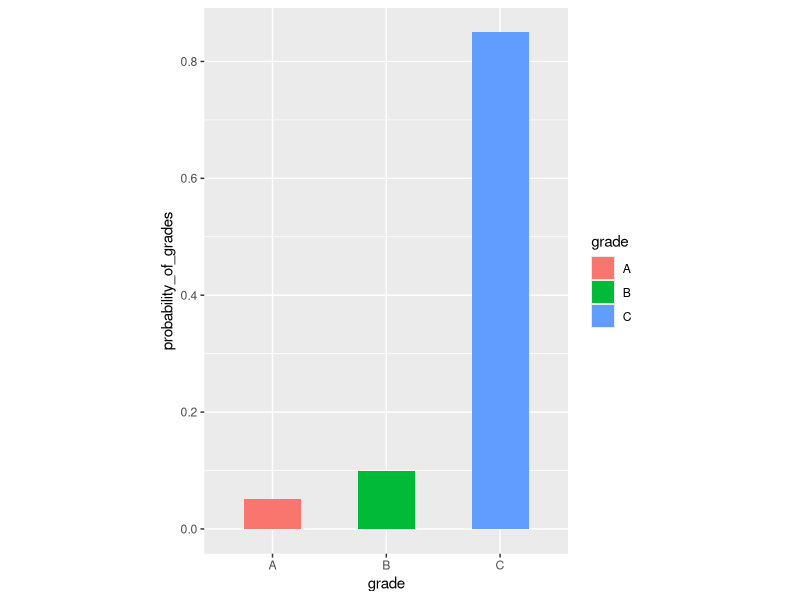

The R source for this figure:
library(dplyr)
library(ggplot2)
Product_grade <- data.frame(grade=c('A','B','C'), return_lag_pattern=c(0,0,0))
Description <- c("Good Quality Product","Defective Product","End-of-life Product")
Reason <- c("Exchange with an upgrade model","Exchange with a replacement product","Receive return incentives")
Product_grade <- Product_grade %>% mutate(Description_of_product = Description, Reason_of_return = Reason)
## Monte Carlo Simulation for Multinomial Distribution 
my_prob <- c(0.05,0.1,0.85)
B <- 1000
random_grade <- function(){
  grade <- sample(c('a','b','c'), size = 24, prob=my_prob, replace = TRUE)
  return(grade)
}
sims_quality <- replicate(B, random_grade())
## Barchart
probability_of_grades <- as.data.frame(table(sims_quality)/(ncol(sims_quality)*nrow(sims_quality)))
Product_grade <- Product_grade %>% 
  mutate(probability_of_grades = probability_of_grades$Freq)
boxplot_q <- Product_grade %>%
   ggplot(aes(x=grade, y=probability_of_grades, fill=grade)) + geom_bar(width=0.5, stat="identity") + theme(aspect.ratio = 1.5/1) +scale_y_continuous()
